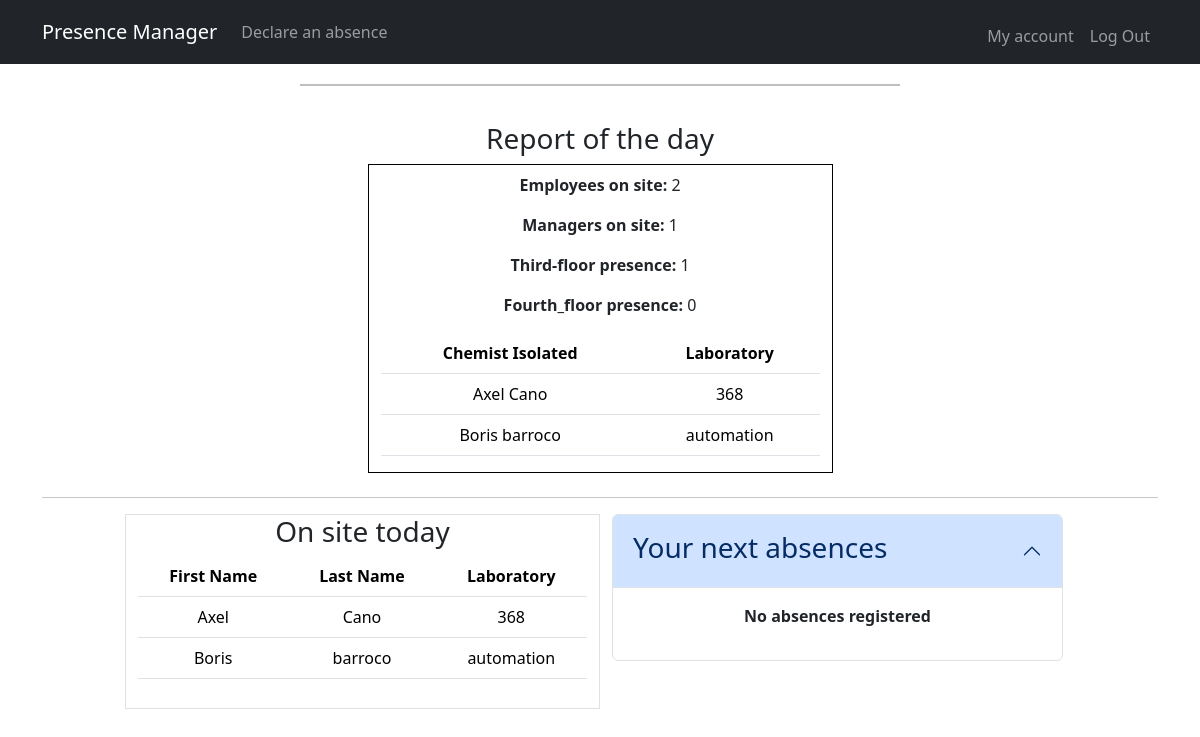
Before: / (signed in) with the older database file.
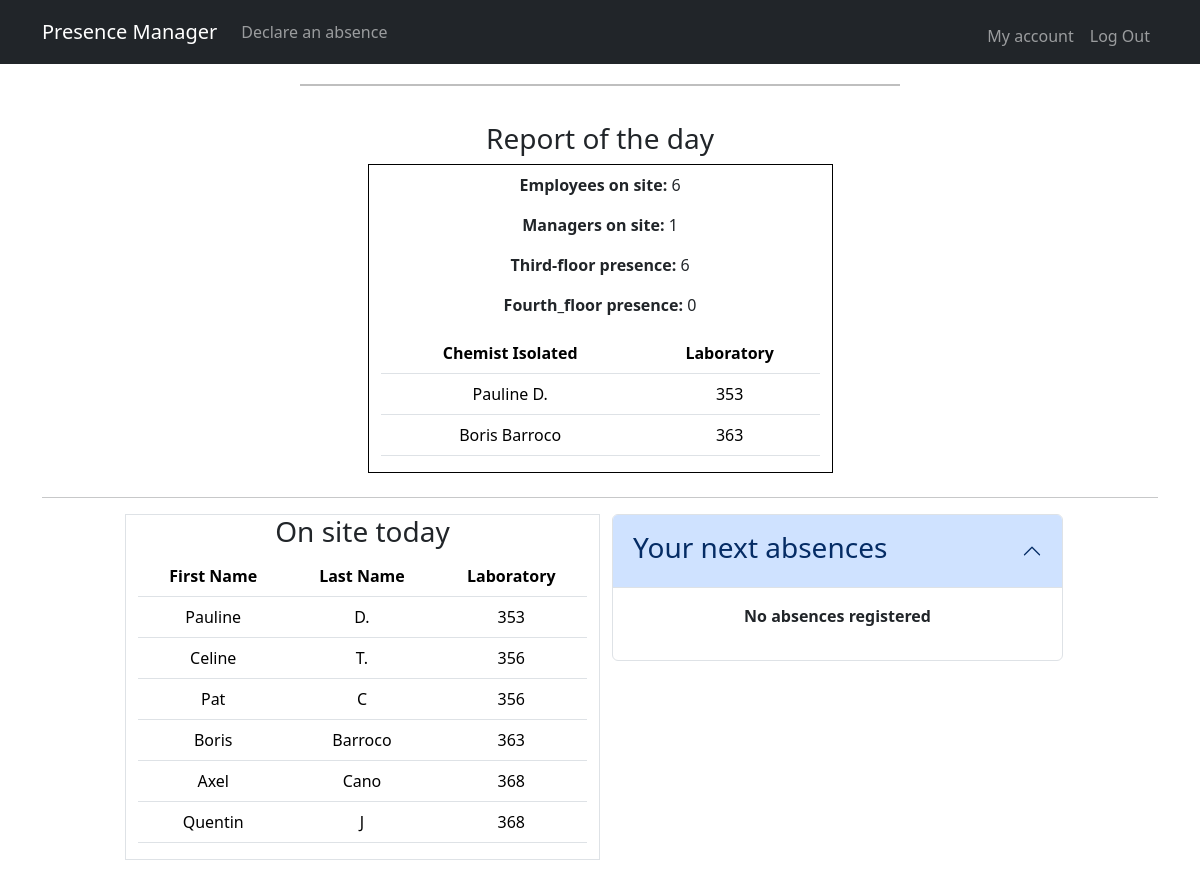
After: the same page with the newer database file.
### models.py (models this page shows)
class User(Base):
    __tablename__ = 'users'
    id = Column(Integer, primary_key=True, autoincrement=True)
    last_name = Column(String(50), nullable=False)
    first_name = Column(String(50), nullable=False)
    laboratory = Column(String(100), nullable=False)
    login = Column(String(100), unique=True, nullable=False)
    password = Column(String(100), nullable=False)
    status = Column(String(50))
    absences = relationship('Absence', back_populates='user')

### app.py (the view, shortened to what this page needs)
@app.route("/", methods=["GET", "POST"])
@login_required
def index():
    today = datetime.now().date()
    absences = db.query(Absence).filter_by(user_id=session["user_id"]).all()
    subquery = db.query(Absence.user_id).filter_by(date=today).subquery()
    presents = db.query(User).filter(~User.id.in_(subquery)).order_by(User.laboratory).all()
    count = {
        "all": len(presents),
        "managers":0,
        "third_floor":0,
        "fourth_floor":0
    }
    laboratory_count = {}
    critical_labs = []
    isolation = {}
    for present in presents:
        if present.status == "manager":
            count["managers"] += 1
        if present.laboratory.startswith("3"):
            count["third_floor"] += 1
        elif present.laboratory.startswith("4"):
            count["fourth_floor"] += 1
        if present.laboratory in laboratory_count:
            laboratory_count[present.laboratory] += 1
        else:
            laboratory_count[present.laboratory] = 1
    for lab, number in laboratory_count.items():
        if number == 1:
            critical_labs.append(lab)
    for lab in critical_labs:
        for present in presents:
            if present.laboratory == lab:
                isolation[lab] = present.first_name + " " + present.last_name
    return render_template("index.html", absences=absences, presents=presents, count=count, isolation=isolation)

### app.py (called while the page is built)
@app.after_request
def after_request(response):
    response.headers["Cache-Control"] = "no-cache, no-store, must-revalidate"
    response.headers["Expires"] = 0
    response.headers["Pragma"] = "no-cache"
    return response

### helpers.py (called while the page is built)
def login_required(f):
    @wraps(f)
    def decorated_function(*args, **kwargs):
        if session.get("user_id") is None:
            return redirect("/login")
        return f(*args, **kwargs)
    return decorated_function

### templates/index.html (shortened to what this page needs)
{% extends "layout.html" %}
{% block main %}
  <h3>Report of the day</h3>
  <div class="container col-xl-5 text-center border border-black mb-4 pt-2">
    <p><b>Employees on site: </b>{{ count["all"] }}</p>
    <p><b>Managers on site: </b>{{ count["managers"] }}</p>
    <p><b>Third-floor presence: </b>{{ count["third_floor"] }}</p>
    <p><b>Fourth_floor presence: </b>{{ count["fourth_floor"] }}</p>
    <table class="table">
      <thead>
        <tr>
          <th>Chemist Isolated</th> <th>Laboratory</th>
        </tr>
        {% if isolation %}
      </thead>
      <tbody>
        {% for lab in isolation %}
        <tr><td>{{ isolation[lab] }}</td><td>{{ lab }}</td></tr>
        {% endfor %}
      </tbody>
    </table>
    {% endif %}
  </div>
<hr>
<div class="row justify-content-center">
  <div class="col-xl-5 border">
    <h3>On site today</h3>
    <table class="table">
      <thead>
        <tr>
          <th scope="col">First Name</th>
          <th scope="col">Last Name</th>
          <th scope="col">Laboratory</th>
        </tr>
      </thead>
      <tbody>
        {% for present in  presents %}
        <tr>
          <td>{{ present.first_name }}</td>
          <td>{{ present.last_name }}</td>
          <td>{{ present.laboratory }}</td>
        </tr>
        {% endfor %}
      </tbody>
    </table>
  </div>
  <div class="col-xl-5 mb-5">
    <div class="accordion" id="accordionExample">
      <div class="accordion-item">
        <h2 class="accordion-header">
          <button class="accordion-button" type="button" data-bs-toggle="collapse" data-bs-target="#collapseOne" aria-expanded="true" aria-controls="collapseOne">
            <h3>Your next absences</h3>
          </button>
        </h2>
        <div id="collapseOne" class="accordion-collapse collapse show" data-bs-parent="#accordionExample">
          <div class="accordion-body">
            {% if absences %}
            <table class="table">
              <thead>
                <tr>
                  <th>Year</th> <th>Month</th> <th>Day</th>
                </tr>
              </thead>
              <tbody>
                {% for absence in absences %}
                <tr><td>{{ absence.date.year }}</td><td>{{ absence.date.month }}</td><td>{{ absence.date.day }}</td>
                <td><form action="/" method="post"><input type="hidden" name="absence_id" value="{{ absence.id }}"><button class="btn btn-primary" type="submit">delete</button></form></td>
                </tr>
                {% endfor %}
              </tbody>
            </table>
            {% else %}
            <p><b>No absences registered</b></p>
            {% endif %}
          </div>
        </div>
      </div>
    </div>
  </div>
</div>
{% endblock %}

### templates/layout.html (shortened to what this page needs)
<!DOCTYPE html>
<html lang="en">
    <head>
        <link href="https://cdn.jsdelivr.net/npm/bootstrap@5.3.3/dist/css/bootstrap.min.css" rel="stylesheet">
        <link href="/static/styles.css" rel="stylesheet">
    </head>
    <body>
        <nav class="navbar navbar-expand-lg navbar-dark bg-dark">
            <div class="container">
                <a class="navbar-brand" href="/">Presence Manager</a>
                <div class="collapse navbar-collapse" id="navbarSupportedContent">
                    {% if session["user_id"] %}
                        <ul class="navbar-nav me-auto mb-2 mb-lg-0">
                            <li class="nav-item">
                             <a class="nav-link {% if request.path == '/declare' %}active{% endif %}" aria-current="page" href="/declare">Declare an absence</a>
                            </li>
                        </ul>
                        <ul class="navbar-nav ms-auto mt-2">
                            <li class="nav-item"><a class="nav-link {% if request.path == '/account' %}active{% endif %}" href="/account">My account</a></li>
                            <li class="nav-item"><a class="nav-link" href="/logout">Log Out</a></li>
                        </ul>
                    {% else %}
                        <ul class="navbar-nav ms-auto mt-2">
                            <li class="nav-item active"><a class="nav-link {% if request.path == '/register' %}active{% endif %}" href="/register">Register</a></li>
                            <li class="nav-item"><a class="nav-link {% if request.path == '/login' %}active{% endif %}" href="/login">Log In</a></li>
                        </ul>
                    {% endif %}
                </div>
            </div>
          </nav>
        <hr id="nav_separator">
        <main class="container py-3 text-center">
            {% block main %}{% endblock %}
        </main>
    </body>
</html>

### static/styles.css (style rules this page uses)
#nav_separator { border: none; border-top: 2px solid black; width: 50%; min-width: 400px; margin: 20px auto; }

Changed rows visible on the page:
no longer on one of the page's lists (row edited): User: laboratory "Axel Cano", laboratory "368"
added User: laboratory "Pauline D.", laboratory "353", first_name "Pauline", last_name "D."
changed User "Boris": laboratory "Boris barroco" → "Boris Barroco"; laboratory "automation" → "363"; last_name "barroco" → "Barroco"; moves up the list
added User: first_name "Celine", last_name "T.", laboratory "356", shown under "On site today"
added User: first_name "Pat", last_name "C", laboratory "356", shown under "On site today"
added User: first_name "Quentin", last_name "J", laboratory "368", shown under "On site today"
Other visible differences:
{{ count["all"] }}: "2" → "6"
{{ count["third_floor"] }}: "1" → "6"
